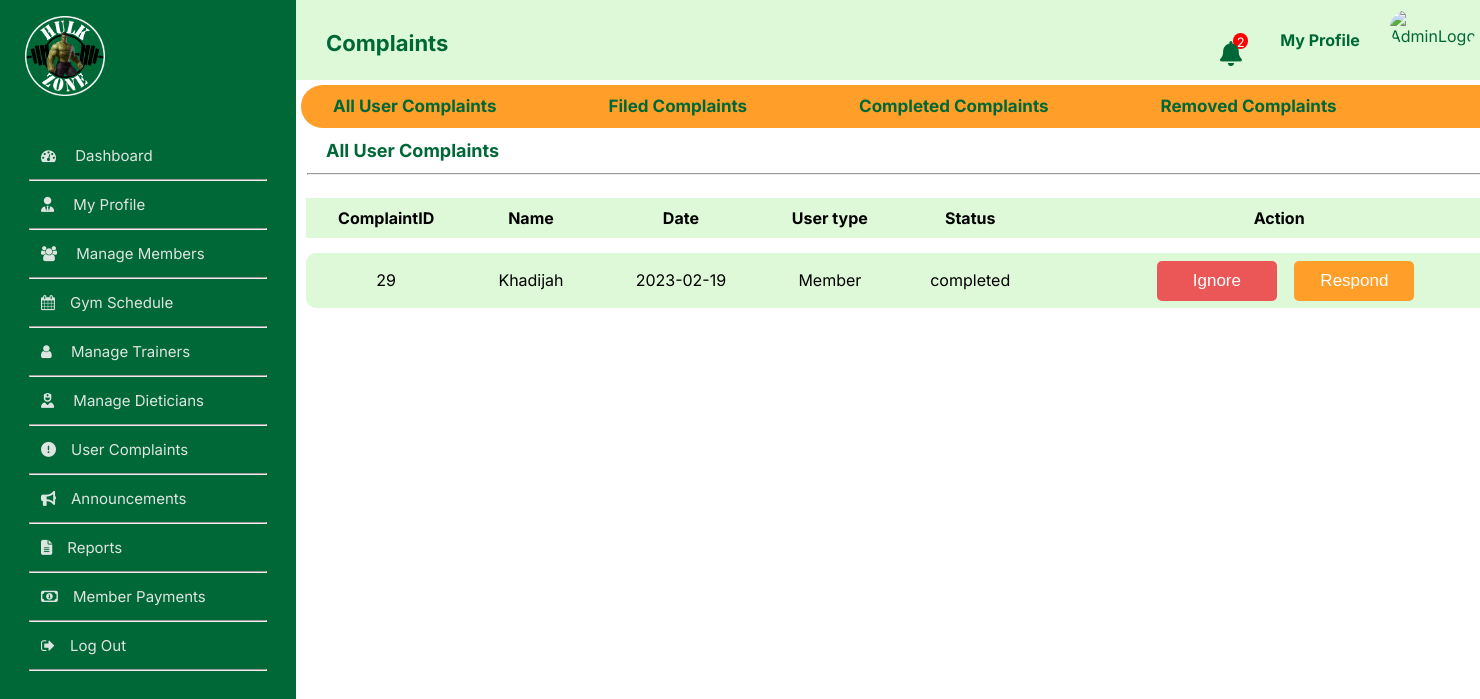
Page /admin/manageComplaints.php (signed in) on the earlier database version.
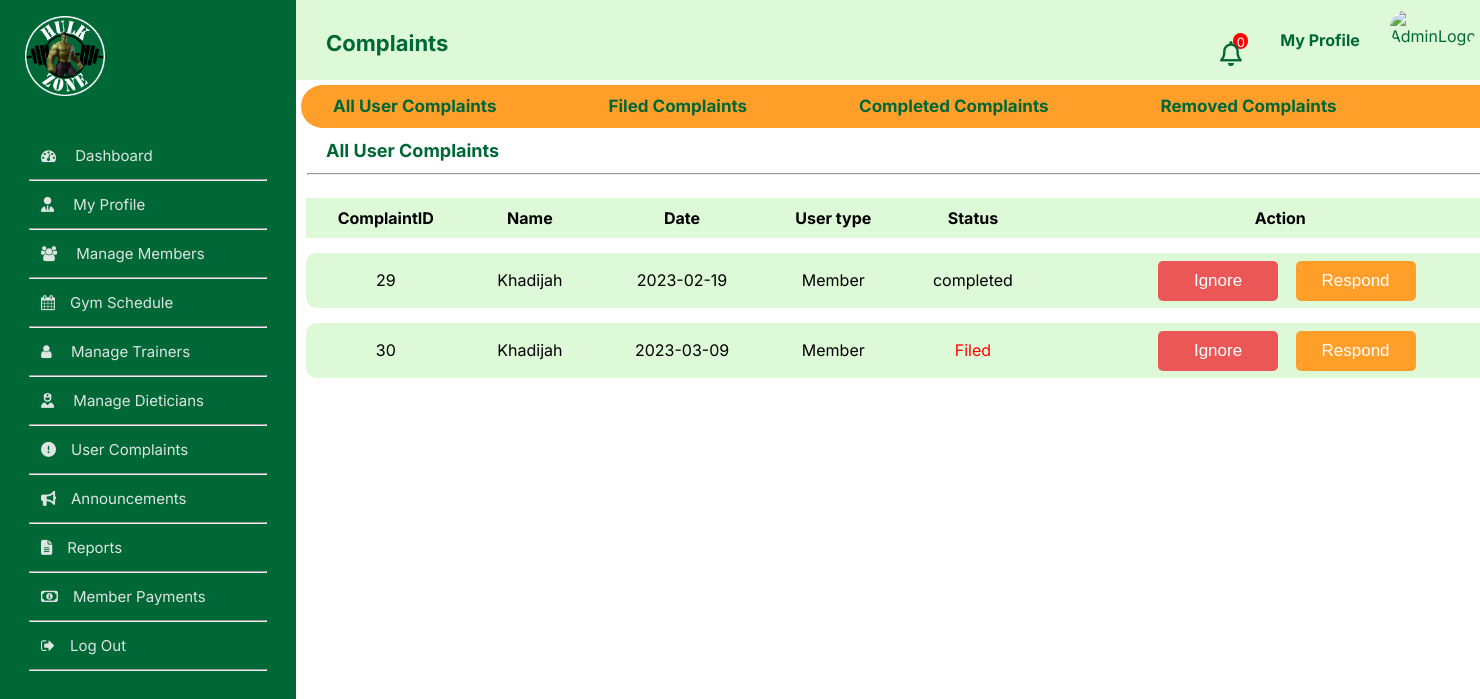
Same page on the later database version.
### tables this page shows
CREATE TABLE `complaint` (
  `complaintID` int NOT NULL,
  `subject` varchar(200) NOT NULL,
  `description` text NOT NULL,
  `status` varchar(100) NOT NULL,
  `dateReported` date NOT NULL,
  `actionTaken` text,
  `userID` int NOT NULL,
  `evidence` text
);

CREATE TABLE `user` (
  `userID` int NOT NULL,
  `fName` text NOT NULL,
  `lName` text NOT NULL,
  `NIC` text NOT NULL,
  `gender` varchar(50) NOT NULL,
  `profilePhoto` text,
  `dateOfBirth` date NOT NULL,
  `roles` int NOT NULL,
  `statuses` int NOT NULL,
  `contactNumber` int NOT NULL,
  `streetNumber` varchar(255) DEFAULT NULL,
  `addressLine01` text,
  `addressLine02` text,
  `city` text,
  `pw` varchar(255) NOT NULL,
  `created_at` date NOT NULL,
  `email` varchar(50) NOT NULL
);

### admin/notiCount.php (called while the page is built)
<?php
include('../connect.php');
$userID = $_SESSION['userID'];
$sqlQuery = "SELECT COUNT(*) AS count FROM usernotifications WHERE userID = '$userID' AND status = '0'";
$sqlQueryresult = mysqli_query($conn, $sqlQuery);
$count = mysqli_fetch_assoc($sqlQueryresult)['count'];
?>

### admin/manageComplaints.php (the view, shortened to what this page needs)
<?php
include('setAdminProfilePic.php');
include('notiCount.php');
?>
<!DOCTYPE html>
<html lang="en">
<head>
    <link rel="stylesheet" href="css/header.css">
    <link rel="stylesheet" href="css/sideBar.css">
    <link rel="stylesheet" href="css/table.css">
    <link rel="stylesheet" href="https://cdnjs.cloudflare.com/ajax/libs/font-awesome/4.7.0/css/font-awesome.min.css">
</head>
<body>
<?php
include('../admin/sideBar.php');
?>
<div class="right">
    <div class="content" >
        <div class="contentLeft">
            <p class="title">Complaints</p>
        </div>
        <div>
        <div class="notification" style="margin-left: 657px;top:0px;" >
          <?php
          include 'notifications.php';
          ?>
        </div>
      </div>
      <div class="notiCount" style="padding-top: 20px;margin-left:785px;" >
        <p ><?php echo $count; ?></p>
      </div>
      <div class="contentMiddle" style="margin-left:30px;width: 120px;">
        <p class="myProfile" >My Profile</p>
      </div>
      <div class="contentRight" style="margin-left: 0px;"><img src="<?php echo $profilePictureLink ?>" alt="AdminLogo" class="adminLogo"></div>
    </div>
    <div class="down">
        <div class="topic" style="display: flex;flex-direction:row;">
        <a href="manageComplaints.php" class="linkToptopic"><div class="topTopics"><h1  class="topTopic" >All User Complaints</h1></div></a>
        <a href="filedComplaints.php" class="linkToptopic"><div class="topTopics"><h1 class="topTopic">Filed Complaints</h1></div></a>
        <a href="completedComplaints.php" class="linkToptopic"><div class="topTopics"><h1 class="topTopic">Completed Complaints</h1></div></a>
        <a href="ignoredComplaints.php" class="linkToptopic"><div class="topTopics" ><h1 class="topTopic" >Removed Complaints</h1></div></a>
        </div>
        <div>
        <div ><h1 class="titlebelow" >All User Complaints</h1></div>
        </div>
        <hr style="width: 98%;">
        <div class="tableAnnouncements">
            <table class="announcements">
                <tr>
                   <th>ComplaintID</th>
                   <th>Name</th>
                   <th>Date</th>
                   <th>User type</th>
                   <th>Status</th>
                   <th>Action</th>
                </tr>
                <?php
                    include('../../HulkZone/connect.php');
                    $sql="SELECT complaint.complaintID, user.fName, complaint.dateReported,complaint.status,
                    CASE user.roles
                        WHEN 1 THEN 'Member'
                        WHEN 2 THEN 'Trainer'
                        WHEN 3 THEN 'Dietician'
                        ELSE 'Unknown'
                    END as userType
             FROM complaint
             INNER JOIN user ON complaint.userID = user.userID";
             $result = mysqli_query($conn, $sql);
                    while ($row = $result->fetch_assoc()) {
                        if ($row['status'] != 'Ignored') {
                        echo"
                    <tr>
                   <td>$row[complaintID]</td>
                   <td>$row[fName]</td>
                   <td>$row[dateReported]</td>
                   <td>$row[userType]</td>
                   <td>". (($row['status'] == 'Filed') ? '<span style="color:red;">Filed</span>' : $row['status']) . "</td>
                   <td><a href='deleteComplaint.php?complaintID=$row[complaintID]'onclick='return confirm(\"Are you sure you want to remove this compalint?\");'><button class='button1'>Ignore</button></a>
                   <a href='editComplaint.php?complaintID=$row[complaintID]' ><button class='button2' style='width: 120px;margin-top:1px'>Respond</button></a>
                   </td>
                </tr>";
                    }
                }
                ?>
            </table>
        </div>
    </div>
    </div>
    </body>
</html>

### admin/notifications.php (shortened to what this page needs)
<?php
include '../connect.php';
$userID = $_SESSION['userID'];
$sqlQuery1 = "SELECT * FROM notifications JOIN usernotifications ON notifications.notificationsID = usernotifications.notificationsID WHERE usernotifications.userID = '$userID' AND usernotifications.status = '0'";
$sqlQueryresult1 = mysqli_query($conn, $sqlQuery1);
?>
<!DOCTYPE html>
<html lang="en">
<head>
</head>
<body>
    <?php
    if (mysqli_num_rows($sqlQueryresult1) > 0) {
        echo "
        <button onclick=\"document.getElementById('noti').style.display='block'\" class='notificationBtn'>
        <i class='fas fa-bell'></i>
        </button>
        ";
    } else {
        echo "
        <button onclick=\"document.getElementById('noti').style.display='block'\" class='notificationBtn'>
        <i class='far fa-bell'></i>
        </button>
        ";
    }
    ?>
</body>
</html>

Differences in the rows shown:
added complaint: complaintID "30", userID.fName "Khadijah", dateReported "2023-03-09", row "Member", status "Filed"
Other differences:
$count: "2" → "0"
